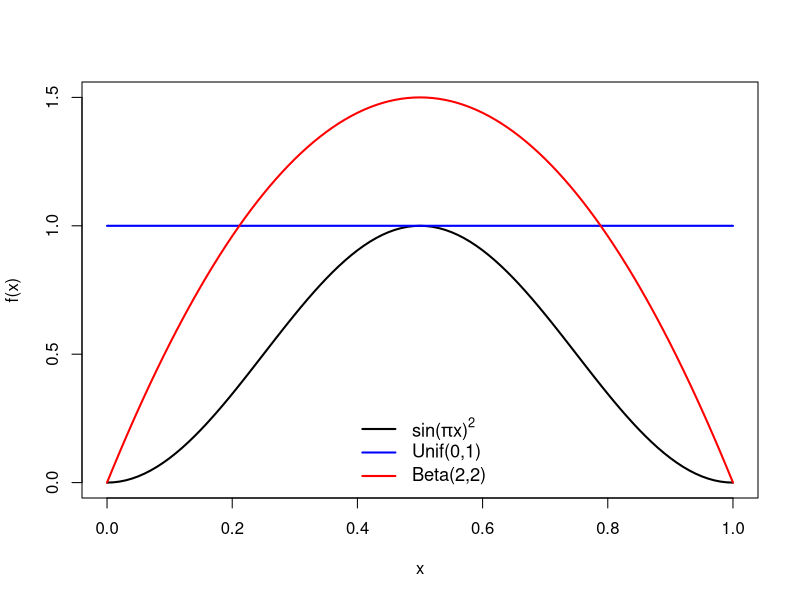
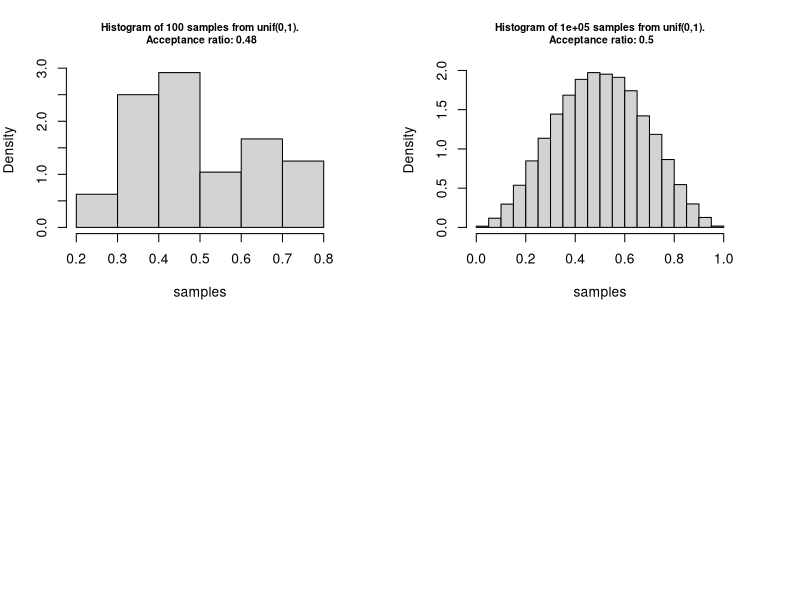
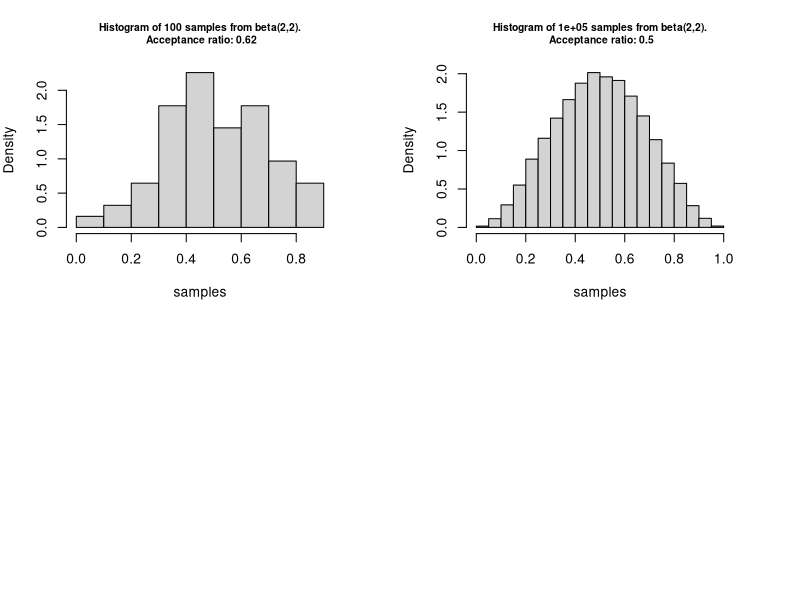

Here is the R script that generated these plots, in order:
## ---- chunk 1
knitr::opts_chunk$set(warning = FALSE, 
                      message = FALSE, 
                      fig.align = "center")
## ---- chunk 2
library(plyr)
library(ggplot2)
library(dplyr)
library(xtable)
library(reshape)
library(tidyverse)
## ---- chunk 3
# grid of points
x <- seq(0, 1, 10^-2)
## ---- chunk 4
fx <- function(x) sin(pi * x)^2
plot(fx, xlim = c(0,1), ylim = c(0,1.5), ylab = "f(x)", lwd = 2)
curve(dunif, add = TRUE, col = "blue", lwd = 2)
curve(dbeta(x,2,2), add = TRUE, col = "red", lwd = 2)
legend("bottom", legend = c(expression(paste("sin(",pi,"x)"^"2")),"Unif(0,1)",
"Beta(2,2)"), col = c("black", "blue", "red"), lty = c(1,1,1), bty = "n", cex = 1.1, lwd = 2)
## ---- chunk 5
set.seed(1)
sim_fun <- function(f, envelope = "unif", par1 = 0, par2 = 1, n = 10^2, 
                    plot = TRUE){
  
  r_envelope <- match.fun(paste0("r", envelope))
  d_envelope <- match.fun(paste0("d", envelope))
  proposal <- r_envelope(n, par1, par2)
  density_ratio <- f(proposal) / d_envelope(proposal, par1, par2)
  samples <- proposal[runif(n) < density_ratio]
  acceptance_ratio <- length(samples) / n
  if (plot) {
    hist(samples, probability = TRUE, 
         main = paste0("Histogram of ", 
                       n, " samples from ", 
                       envelope, "(", par1, ",", par2,
                       ").\n Acceptance ratio: ",
                       round(acceptance_ratio,2)), 
                       cex.main = 0.75)
  }
  list(x = samples, acceptance_ratio = acceptance_ratio)
}
## ---- chunk 6
set.seed(1)
par(mfrow = c(2,2), mar = rep(4, 4))
unif_1 <- sim_fun(fx, envelope = "unif", par1 = 0, par2 = 1, n = 10^2) 
unif_2 <- sim_fun(fx, envelope = "unif", par1 = 0, par2 = 1, n = 10^5)
# ATTN: You will need to add in the
# Beta(2,2) densities on your own to finish task 4.
## ---- chunk 7
par(mfrow = c(1,1))
## ---- chunk 8
set.seed(1)
par(mfrow = c(2,2), mar = rep(4, 4))
unif_1 <- sim_fun(fx, envelope = "beta", par1 = 2, par2 = 2, n = 10^2) 
unif_2 <- sim_fun(fx, envelope = "beta", par1 = 2, par2 = 2, n = 10^5)
# ATTN: You will need to add in the 
# Beta(2,2) densities on your own to finish task 4.
